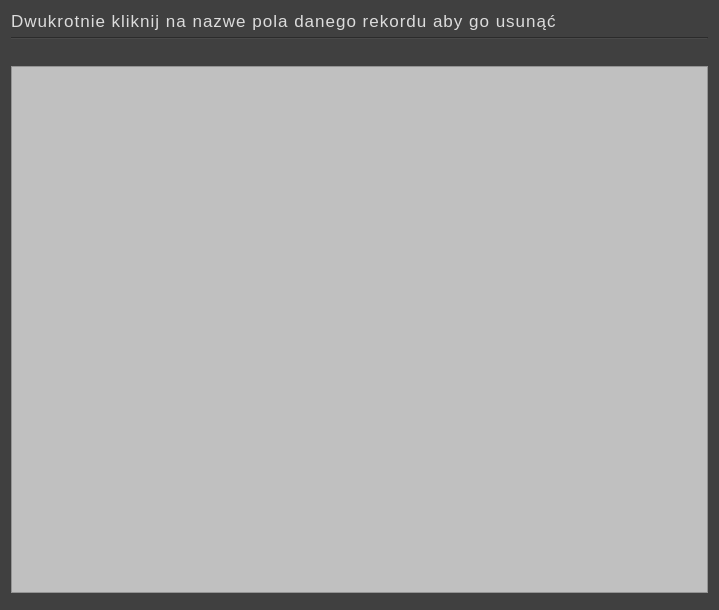
<?xml version="1.0" encoding="UTF-8"?>
<ui version="4.0">
 <class>deleteFrom</class>
 <widget class="QDialog" name="deleteFrom">
  <property name="geometry">
   <rect>
    <x>0</x>
    <y>0</y>
    <width>719</width>
    <height>610</height>
   </rect>
  </property>
  <property name="windowTitle">
   <string>Dialog</string>
  </property>
  <property name="styleSheet">
   <string notr="true">background-color: rgb(64,64,64);</string>
  </property>
  <layout class="QGridLayout" name="gridLayout">
   <item row="3" column="0">
    <widget class="QTableView" name="tableView">
     <property name="styleSheet">
      <string notr="true">background-color: 	rgb(192,192,192);
</string>
     </property>
    </widget>
   </item>
   <item row="0" column="0">
    <widget class="QLabel" name="label_2">
     <property name="styleSheet">
      <string notr="true">font-size: 17px;
color: rgb(220,220,220);
letter-spacing: 1px;</string>
     </property>
     <property name="text">
      <string>Dwukrotnie kliknij na nazwe pola danego rekordu aby go usunąć</string>
     </property>
    </widget>
   </item>
   <item row="2" column="0">
    <spacer name="horizontalSpacer">
     <property name="orientation">
      <enum>Qt::Horizontal</enum>
     </property>
     <property name="sizeHint" stdset="0">
      <size>
       <width>40</width>
       <height>20</height>
      </size>
     </property>
    </spacer>
   </item>
   <item row="4" column="0">
    <widget class="QTableView" name="tableView_2">
     <property name="maximumSize">
      <size>
       <width>0</width>
       <height>0</height>
      </size>
     </property>
    </widget>
   </item>
   <item row="1" column="0">
    <widget class="Line" name="line">
     <property name="orientation">
      <enum>Qt::Horizontal</enum>
     </property>
    </widget>
   </item>
  </layout>
 </widget>
 <resources/>
 <connections/>
</ui>
